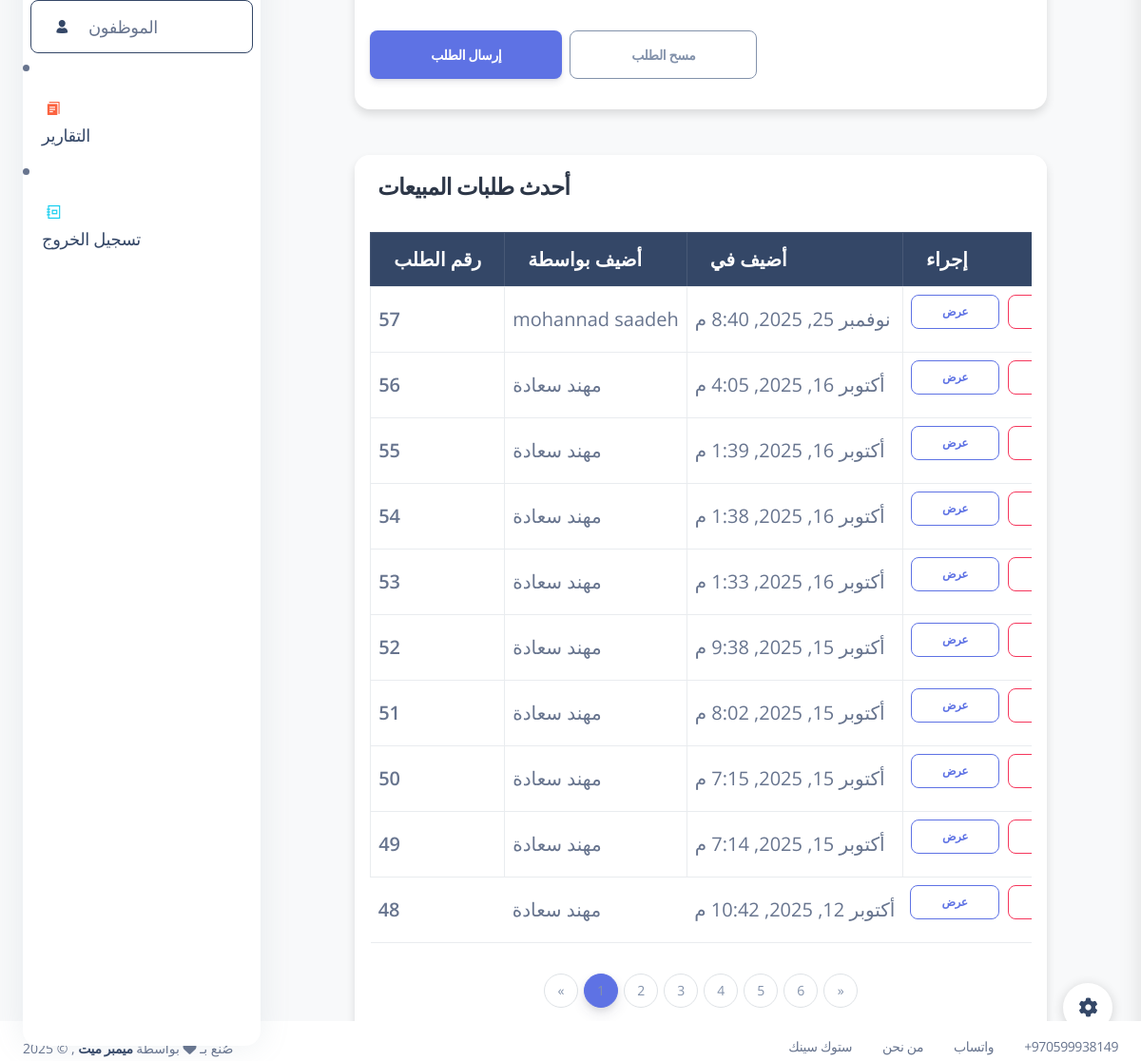
/sales (signed in, lower part), run on an earlier commit of the app's database.
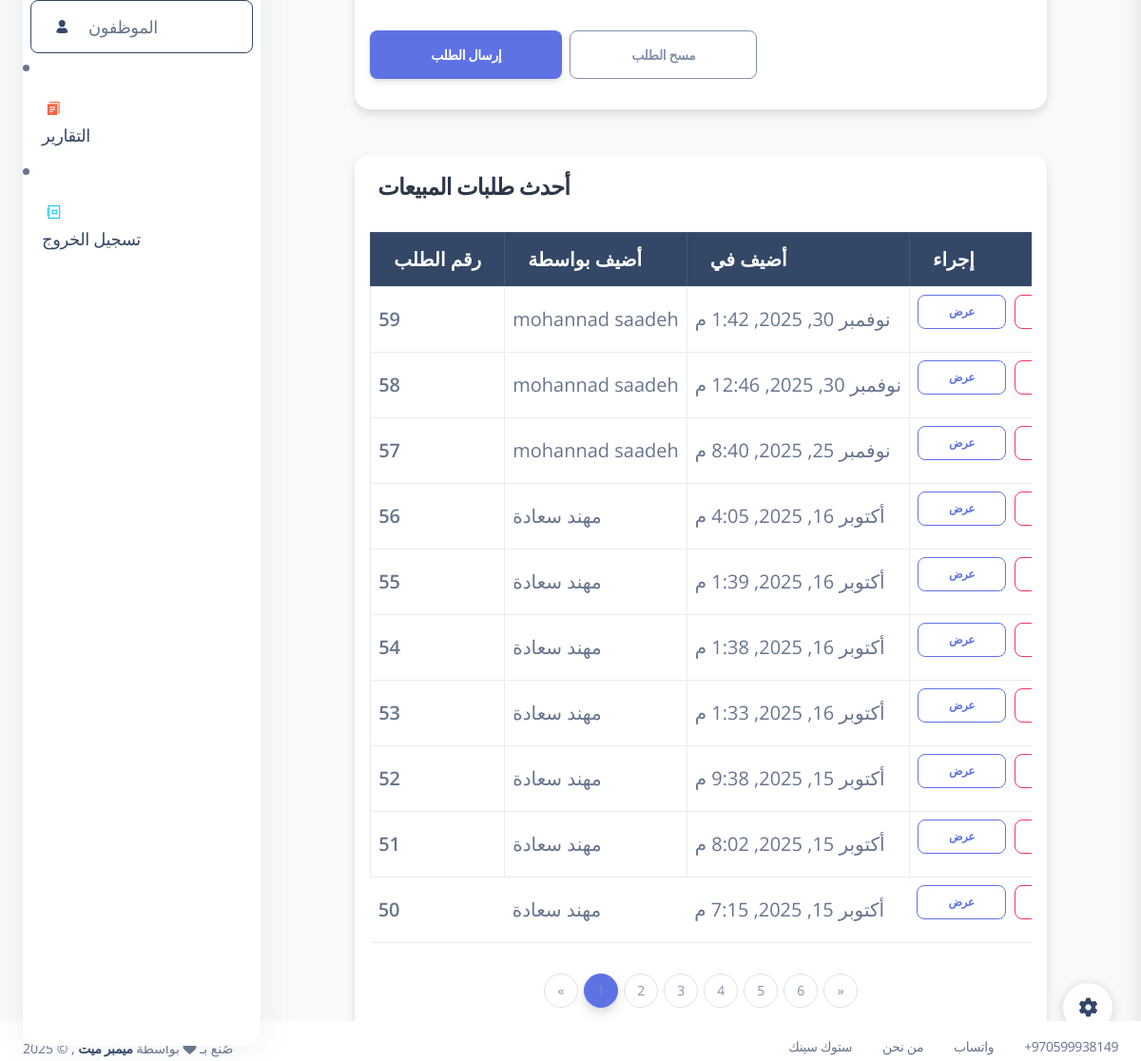
And on a later commit of the database.
### my_app/models.py (models this page shows)
class Sale_order(models.Model):
    employee = models.ForeignKey(Employee , related_name="sale_orders", on_delete=models.CASCADE) # RESTRICT  deleted >>  dont delete the item or ( default="Default", on_delete=models.SET_DEFAULT)
    customer = models.ForeignKey('Customer', related_name='sales', on_delete=models.CASCADE, null=True, blank=True)
    total_amount = models.DecimalField(max_digits=10, decimal_places=2, default=0.00) #means the total amount of the order
    invoice_pay_method = models.CharField(max_length=10, choices=pay_choices, default='cash')  # Added field
    created_at = models.DateTimeField(auto_now_add=True)
    updated_at = models.DateTimeField(auto_now=True)
    objects = Sale_orderManager()

class Employee(models.Model):
    first_name = models.CharField(max_length=255)
    last_name = models.CharField(max_length=255)
    email = models.EmailField(max_length=255)
    DOB = models.DateField()
    password = models.CharField(max_length=255)
    confirm_password = models.CharField(max_length=255)
    is_active = models.BooleanField(default=False)
    created_at = models.DateTimeField(auto_now_add=True)
    updated_at = models.DateTimeField(auto_now=True)
    objects = EmployeeManager()

### my_app/views.py (the view)
# urls.py: path('sales', views.display_sales),
def display_sales(request):
    cart = _get_sale_cart(request)
    grand_total = sum(float(item.get('total_price', 0)) for item in cart)
    orders_qs = models.get_all_sales_orders()
    orders_page_number = request.GET.get('orders_page')
    orders_paginator = Paginator(orders_qs, 10)  # 10 orders per page
    orders_page = orders_paginator.get_page(orders_page_number)
    context = {
            'sale_order': cart,
            'products': models.get_all_products(),
            'orders' : orders_page,
            'employee': models.get_employee_by_id(request.session['employee_id']),
            'customers': models.Customer.objects.all(),
            'grand_total': grand_total,
            'orders_paginator': orders_paginator,
        }
    return render(request , 'sale_orders.html', context )

### my_app/models.py (called while the page is built)
def get_employee_by_id(id):
    return Employee.objects.get(id=id)

def get_all_products():
    return Product.objects.all()

def get_all_sales_orders():#--------------------------------------------Mai
    return Sale_order.objects.all().order_by('-created_at')

### my_app/views.py (called while the page is built)
def _get_sale_cart(request):
    return request.session.get('sale_order', [])

### my_app/templates/sale_orders.html (shortened to what this page needs)
{% extends 'layouts/base.html' %}
{% load static %}
{% load i18n %}
{% block content %}
<div class="row justify-content-center">
    <div class="col-lg-10 col-md-12">
        <div class="card shadow-sm border-0 mt-5">
            <div class="card-body">
                <form action="/submet_sale_order" method="post" class="mt-4">
                    <div class="table-responsive">
                    </div>
                    <div class="d-flex gap-2 mt-3">
                        <button type="submit" class="btn btn-primary btn-lg">{% trans "Submit order" %}</button>
                        <a href="/clear_sales_list" class="btn btn-outline-secondary btn-lg">{% trans "Clear order" %}</a>
                    </div>
                </form>
            </div>
        </div>
        <div class="card mt-5 shadow-sm border-0">
            <div class="card-header bg-white py-3">
                <h4 class="mb-0" style="font-weight:600; color:#2d3748;">{% trans "Recent Sales Orders" %}</h4>
            </div>
            <div class="card-body">
                <div class="table-responsive">
                    <table class="table table-hover table-bordered align-middle">
                        <thead class="table-dark">
                            <tr>
                                <th>{% trans "Order No." %}</th>
                                <th>{% trans "Added by" %}</th>
                                <th>{% trans "Added at" %}</th>
                                <th>{% trans "Action" %}</th>
                            </tr>
                        </thead>
                        <tbody>
                            {% for order in orders %}
                            <tr>
                                <td><span class="fw-bold">{{order.id}}</span></td>
                                <td>{{order.employee.first_name}} {{order.employee.last_name}}</td>
                                <td>{{order.created_at}}</td>
                                <td>
                                    <a href="/view_sale_order/{{order.id}}" class="btn btn-outline-primary btn-sm me-1">{% trans "View" %}</a>
                                    <a href="{% url 'sale_return_create' order.id %}" class="btn btn-outline-danger btn-sm">{% trans "Return" %}</a>
                                </td>
                            </tr>
                            {% endfor %}
                        </tbody>
                    </table>
                </div>
                {% if orders_paginator.num_pages > 1 %}
                <nav aria-label="Orders pagination">
                    <ul class="pagination justify-content-center mt-3">
                        {% if orders.has_previous %}
                            <li class="page-item">
                                <a class="page-link" href="?orders_page={{ orders.previous_page_number }}" aria-label="Previous">&laquo;</a>
                            </li>
                        {% else %}
                            <li class="page-item disabled"><span class="page-link">&laquo;</span></li>
                        {% endif %}
                        {% for num in orders.paginator.page_range %}
                            {% if orders.number == num %}
                                <li class="page-item active"><span class="page-link">{{ num }}</span></li>
                            {% else %}
                                <li class="page-item"><a class="page-link" href="?orders_page={{ num }}">{{ num }}</a></li>
                            {% endif %}
                        {% endfor %}
                        {% if orders.has_next %}
                            <li class="page-item">
                                <a class="page-link" href="?orders_page={{ orders.next_page_number }}" aria-label="Next">&raquo;</a>
                            </li>
                        {% else %}
                            <li class="page-item disabled"><span class="page-link">&raquo;</span></li>
                        {% endif %}
                    </ul>
                </nav>
                {% endif %}
            </div>
        </div>
    </div>
</div>
{% endblock content %}

What changed in the data, as far as the page shows it:
no longer on this page (row unchanged): Sale_order: id "49", employee.first_name "مهند", employee.last_name "سعادة", created_at "أكتوبر 15, 2025, 7:14 م"
no longer on this page (row unchanged): Sale_order: id "48", employee.first_name "مهند", employee.last_name "سعادة", created_at "أكتوبر 12, 2025, 10:42 م"
added Sale_order: id "59", employee.first_name "mohannad", employee.last_name "saadeh", created_at "نوفمبر 30, 2025, 1:42 م"
added Sale_order: id "58", employee.first_name "mohannad", employee.last_name "saadeh", created_at "نوفمبر 30, 2025, 12:46 م"
